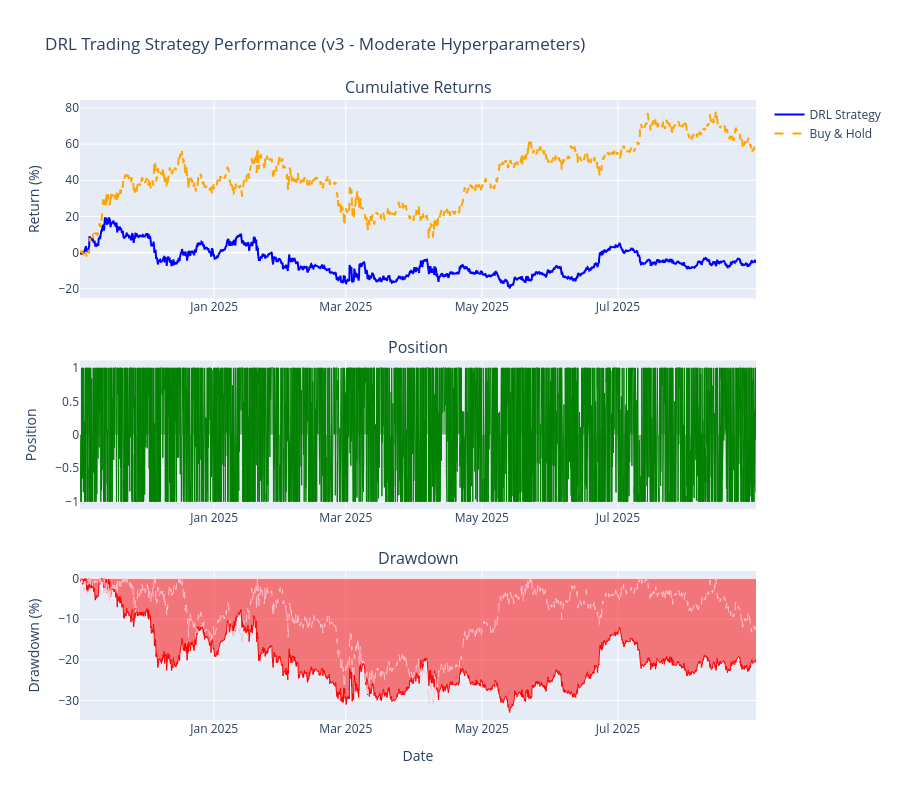

The notebook cell this image was saved under:
### Markdown cell above
## 13. 可視化 - 累積リターンとドローダウン

### Code cell
# 累積リターン曲線
fig = make_subplots(
    rows=3, cols=1,
    subplot_titles=('Cumulative Returns', 'Position', 'Drawdown'),
    vertical_spacing=0.1,
    row_heights=[0.4, 0.3, 0.3]
)

# 時間軸
time_index = test_df.index[:len(strategy_results['nav_history'])]

# Buy & Hold NAVをDRL戦略と同じ長さに調整
bh_nav_aligned = bh_results['nav_history'][:len(strategy_results['nav_history'])]

# 1. 累積リターン
fig.add_trace(
    go.Scatter(
        x=time_index,
        y=(strategy_results['nav_history'] - 1) * 100,
        mode='lines',
        name='DRL Strategy',
        line=dict(color='blue', width=2)
    ),
    row=1, col=1
)

fig.add_trace(
    go.Scatter(
        x=time_index,
        y=(bh_nav_aligned - 1) * 100,
        mode='lines',
        name='Buy & Hold',
        line=dict(color='orange', width=2, dash='dash')
    ),
    row=1, col=1
)

# 2. ポジション（DRL戦略のみ）
fig.add_trace(
    go.Scatter(
        x=time_index,
        y=strategy_results['position_history'],
        mode='lines',
        name='Position',
        line=dict(color='green', width=1),
        fill='tozeroy',
        showlegend=False
    ),
    row=2, col=1
)

# 3. ドローダウン
strategy_cummax = np.maximum.accumulate(strategy_results['nav_history'])
strategy_dd = (strategy_results['nav_history'] - strategy_cummax) / strategy_cummax * 100

bh_cummax = np.maximum.accumulate(bh_nav_aligned)
bh_dd = (bh_nav_aligned - bh_cummax) / bh_cummax * 100

fig.add_trace(
    go.Scatter(
        x=time_index,
        y=strategy_dd,
        mode='lines',
        name='DRL Drawdown',
        line=dict(color='red', width=1),
        fill='tozeroy',
        showlegend=False
    ),
    row=3, col=1
)

fig.add_trace(
    go.Scatter(
        x=time_index,
        y=bh_dd,
        mode='lines',
        name='B&H Drawdown',
        line=dict(color='pink', width=1, dash='dash'),
        showlegend=False
    ),
    row=3, col=1
)

# レイアウト
fig.update_layout(
    title=f'DRL Trading Strategy Performance (v3 - {best_hyperparameters.name} Hyperparameters)',
    height=800,
    showlegend=True,
    hovermode='x unified'
)

fig.update_xaxes(title_text='Date', row=3, col=1)
fig.update_yaxes(title_text='Return (%)', row=1, col=1)
fig.update_yaxes(title_text='Position', row=2, col=1)
fig.update_yaxes(title_text='Drawdown (%)', row=3, col=1)

fig.show()

# 静的グラフ（matplotlib）
fig, axes = plt.subplots(3, 1, figsize=(14, 10), sharex=True)

# 累積リターン
ax1 = axes[0]
ax1.plot(time_index, (strategy_results['nav_history'] - 1) * 100, label='DRL Strategy', color='blue', linewidth=2)
ax1.plot(time_index, (bh_nav_aligned - 1) * 100, label='Buy & Hold', color='orange', linestyle='--', linewidth=2)
ax1.set_ylabel('Cumulative Return (%)')
ax1.set_title(f'Trading Strategy Performance - Test Period (v3 - {best_hyperparameters.name})', fontsize=14, fontweight='bold')
ax1.legend(loc='upper left')
ax1.grid(True, alpha=0.3)

# ポジション
ax2 = axes[1]
ax2.plot(time_index, strategy_results['position_history'], color='green', linewidth=1)
ax2.fill_between(time_index, strategy_results['position_history'], alpha=0.3, color='green')
ax2.set_ylabel('Position')
ax2.set_ylim(-1.1, 1.1)
ax2.axhline(y=0, color='black', linestyle='-', linewidth=0.5)
ax2.grid(True, alpha=0.3)

# ドローダウン
ax3 = axes[2]
ax3.fill_between(time_index, strategy_dd, alpha=0.5, color='red', label='DRL Strategy')
ax3.plot(time_index, bh_dd, color='pink', linestyle='--', linewidth=1, label='Buy & Hold')
ax3.set_ylabel('Drawdown (%)')
ax3.set_xlabel('Date')
ax3.legend(loc='lower left')
ax3.grid(True, alpha=0.3)

plt.xticks(rotation=45)
plt.tight_layout()

# 保存
save_path = '/content/performance_chart_v3.png' if IN_COLAB else 'performance_chart_v3.png'
plt.savefig(save_path, dpi=100, bbox_inches='tight')
plt.show()

print(f"\n📊 Chart saved to: {save_path}")

### Figure 1 — Plotly figure (JSON) as saved in the notebook; plotly's stock layout.template omitted (floating-point values rounded to 4 significant figures; data arrays with more than 128 entries replaced by an {"elided": "..."} marker saying what was removed)
{"data": [{"line": {"color": "blue", "width": 2}, "mode": "lines", "name": "DRL Strategy", "type": "scatter", "x": {"elided": "7275 str values"}, "xaxis": "x", "y": {"elided": "7275 float values"}, "yaxis": "y"}, {"line": {"color": "orange", "dash": "dash", "width": 2}, "mode": "lines", "name": "Buy & Hold", "type": "scatter", "x": {"elided": "7275 str values"}, "xaxis": "x", "y": {"elided": "7275 float values"}, "yaxis": "y"}, {"fill": "tozeroy", "line": {"color": "green", "width": 1}, "mode": "lines", "name": "Position", "showlegend": false, "type": "scatter", "x": {"elided": "7275 str values"}, "xaxis": "x2", "y": {"elided": "7275 float values"}, "yaxis": "y2"}, {"fill": "tozeroy", "line": {"color": "red", "width": 1}, "mode": "lines", "name": "DRL Drawdown", "showlegend": false, "type": "scatter", "x": {"elided": "7275 str values"}, "xaxis": "x3", "y": {"elided": "7275 float values"}, "yaxis": "y3"}, {"line": {"color": "pink", "dash": "dash", "width": 1}, "mode": "lines", "name": "B&H Drawdown", "showlegend": false, "type": "scatter", "x": {"elided": "7275 str values"}, "xaxis": "x3", "y": {"elided": "7275 float values"}, "yaxis": "y3"}], "layout": {"annotations": [{"font": {"size": 16}, "showarrow": false, "text": "Cumulative Returns", "x": 0.5, "xanchor": "center", "xref": "paper", "y": 1, "yanchor": "bottom", "yref": "paper"}, {"font": {"size": 16}, "showarrow": false, "text": "Position", "x": 0.5, "xanchor": "center", "xref": "paper", "y": 0.58, "yanchor": "bottom", "yref": "paper"}, {"font": {"size": 16}, "showarrow": false, "text": "Drawdown", "x": 0.5, "xanchor": "center", "xref": "paper", "y": 0.24, "yanchor": "bottom", "yref": "paper"}], "height": 800, "hovermode": "x unified", "showlegend": true, "title": {"text": "DRL Trading Strategy Performance (v3 - Moderate Hyperparameters)"}, "xaxis": {"anchor": "y", "domain": [0, 1]}, "xaxis2": {"anchor": "y2", "domain": [0, 1]}, "xaxis3": {"anchor": "y3", "domain": [0, 1], "title": {"text": "Date"}}, "yaxis": {"anchor": "x", "domain": [0.68, 1], "title": {"text": "Return (%)"}}, "yaxis2": {"anchor": "x2", "domain": [0.34, 0.58], "title": {"text": "Position"}}, "yaxis3": {"anchor": "x3", "domain": [0, 0.24], "title": {"text": "Drawdown (%)"}}}}
